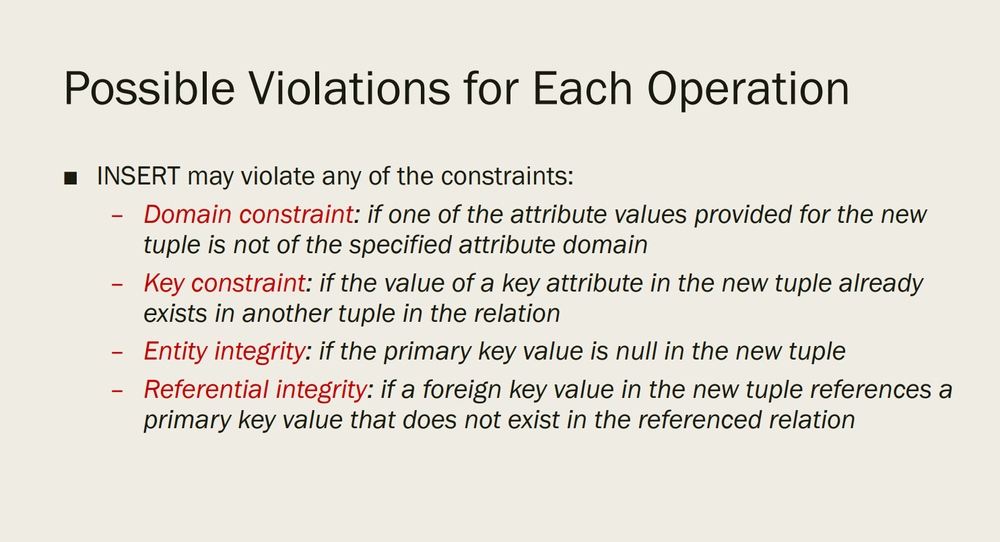
#> input picture image.png, 1000 x 542 px, shrunk from 1485 x 805 before the run
$ jupyter execute --allow-errors Assignment1.ipynb   (shell and % lines are left out)
#> lines starting #> are read from the running program, lines starting #| are printed output that depends on the picture; after the words box and inside, x2 and y2 are one past the last pixel; in counts of white or black regions, pixels touching at a corner belong together
<a href="https://colab.research.google.com/github/IVANTAKE/colab/blob/main/Assignment1.ipynb" target="_parent"></a>

1.**Set the environment and load the image**

[cell 1]
import cv2
import pytesseract
from pytesseract import Output
import numpy as np
import re
#import the libraries we need
img = cv2.imread('image.png') #load the image we are going to process
#> img is the input picture: shape (542, 1000, 3); mean B, G, R 214.3, 224.3, 227.4

# Adding custom options
custom_config = r'--oem 3 --psm 6'
pytesseract.image_to_string(img, config=custom_config)#convert the text in the image into a string
#> (this line was passed over: pytesseract is not available in this run)

2.**Display the original image**

[cell 2]
from google.colab.patches import cv2_imshow
#since the cv2.imshow() could not be used directly in googlecolab, we need to insert this code
cv2_imshow(img)

3.**Pre-process the Image**

[cell 3]
img = cv2.imread('image.png')

# get grayscale image
def get_grayscale(image):
    return cv2.cvtColor(image, cv2.COLOR_BGR2GRAY)
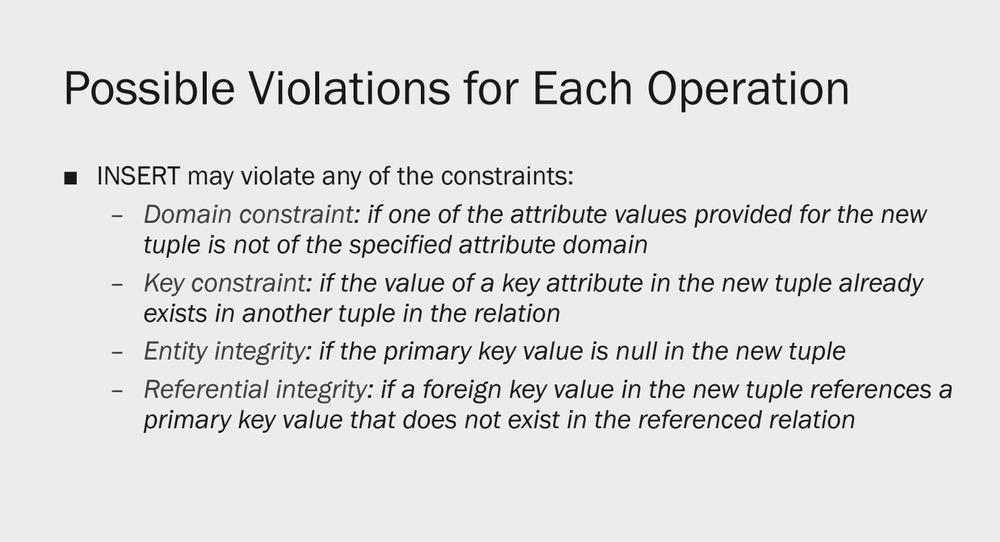
#> returned value: shape (542, 1000); min 0, max 255, mean 223.7

# noise removal
def remove_noise(image):
    return cv2.medianBlur(image,5)

#thresholding
def thresholding(image):
    return cv2.threshold(image, 0, 255, cv2.THRESH_BINARY + cv2.THRESH_OTSU)[1]
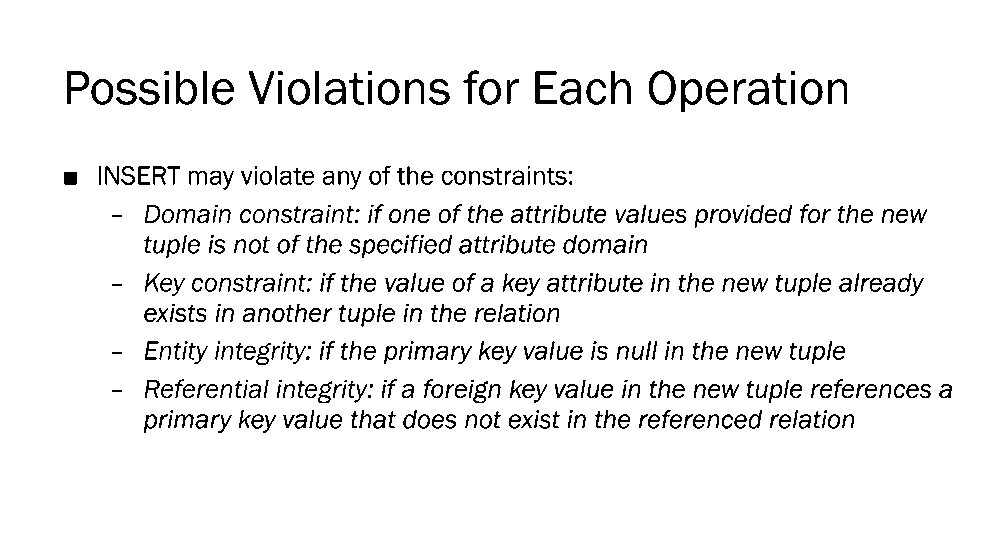
#> returned value: shape (542, 1000); 93.7% white; black in thin lines or dots, all inside (x1, y1, x2, y2) = (64, 70, 952, 433)

#dilation
def dilate(image):
    kernel = np.ones((5,5),np.uint8)
    return cv2.dilate(image, kernel, iterations = 1)

#erosion
def erode(image):
    kernel = np.ones((5,5),np.uint8)
    return cv2.erode(image, kernel, iterations = 1)

#opening - erosion followed by dilation
def opening(image):
    kernel = np.ones((5,5),np.uint8)
    return cv2.morphologyEx(image, cv2.MORPH_OPEN, kernel)
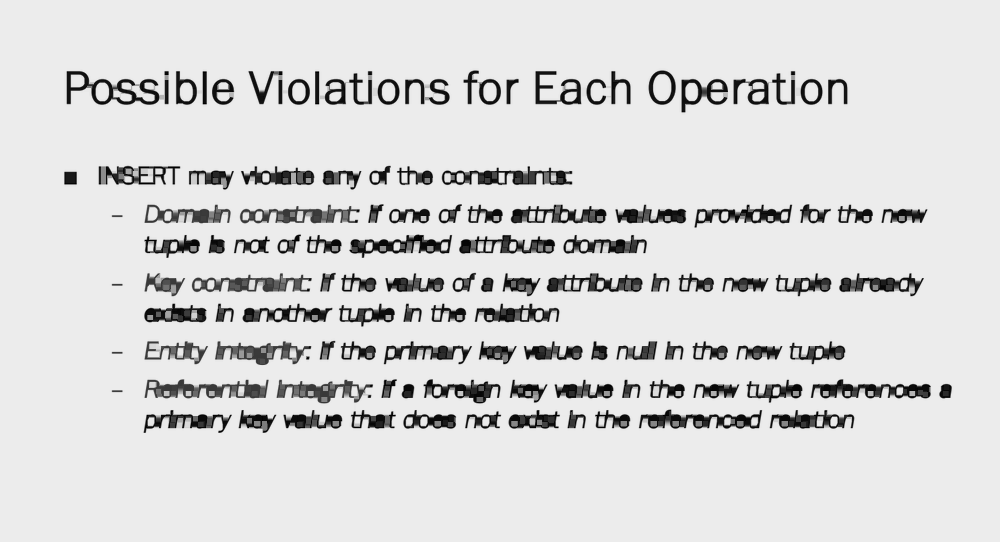
#> returned value: shape (542, 1000); min 0, max 236, mean 216.7

#canny edge detection
def canny(image):
    return cv2.Canny(image, 100, 200)
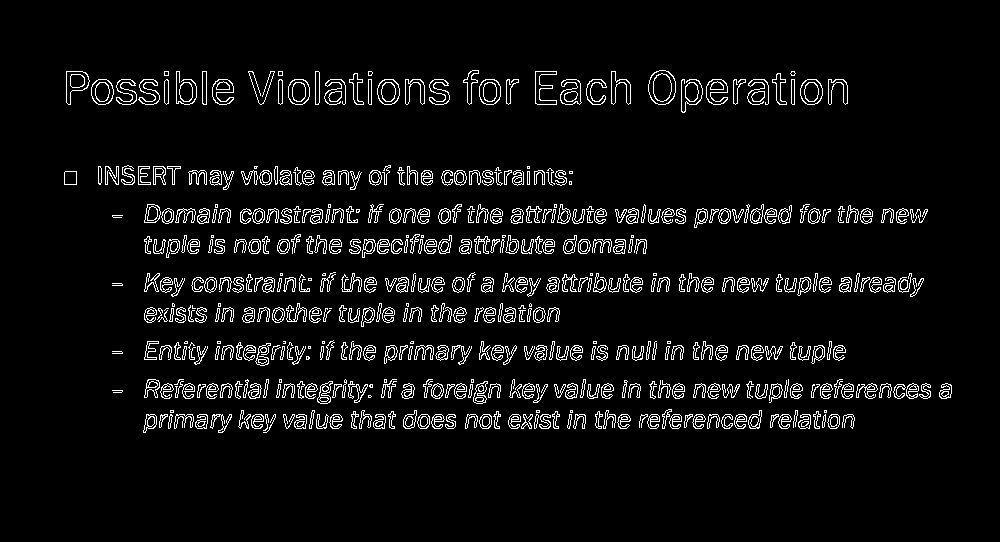
#> returned value: shape (542, 1000); 5.6% white in thin lines or dots, all inside (x1, y1, x2, y2) = (64, 70, 952, 433)

#skew correction
def deskew(image):
    coords = np.column_stack(np.where(image > 0))
    angle = cv2.minAreaRect(coords)[-1]
    if angle < -45:
        angle = -(90 + angle)
    else:
        angle = -angle
    (h, w) = image.shape[:2]
    center = (w // 2, h // 2)
    M = cv2.getRotationMatrix2D(center, angle, 1.0)
    rotated = cv2.warpAffine(image, M, (w, h), flags=cv2.INTER_CUBIC, borderMode=cv2.BORDER_REPLICATE)
    return rotated

#use the cv2.matchTemplate funtion to find the best matching position for a small image in a large image and return a matrix representing the degree of matching.
def match_template(image, template):
    return cv2.matchTemplate(image, template, cv2.TM_CCOEFF_NORMED)

[cell 4]
image = cv2.imread('image.png')
gray = get_grayscale(image)
thresh = thresholding(gray)
opening = opening(gray)
canny = canny(gray)
#Set up pre names for each image processing to facilitate subsequent display

[cell 5]
img = gray
cv2_imshow(img)
# Adding custom options
custom_config = r'--oem 3 --psm 6'
pytesseract.image_to_string(img, config=custom_config)
#> (this line was passed over: pytesseract is not available in this run)

[cell 6]
img = thresh
cv2_imshow(img)
# Adding custom options
custom_config = r'--oem 3 --psm 6'
pytesseract.image_to_string(img, config=custom_config)
#> (this line was passed over: pytesseract is not available in this run)

[cell 7]
img = opening
cv2_imshow(img)
# Adding custom options
custom_config = r'--oem 3 --psm 6'
pytesseract.image_to_string(img, config=custom_config)
#> (this line was passed over: pytesseract is not available in this run)

[cell 8]
img = canny
cv2_imshow(img)
# Adding custom options
custom_config = r'--oem 3 --psm 6'
pytesseract.image_to_string(img, config=custom_config)
#> (this line was passed over: pytesseract is not available in this run)

4.**Text Detection**

[cell 9]
img = cv2.imread('image.png')

#> (the rest of this cell did not finish here and is left out)

[cell 10]
#This code is used to detect the letters in the image
img = cv2.imread('image.png')

h, w, c = img.shape #get the height, width, and number of channels of the image
#> h = 542; w = 1000; c = 3
#> (the rest of this cell did not finish here and is left out)

[cell 11]
#This coed is used to detect the words in the image
img = cv2.imread('image.png')
#> (the rest of this cell did not finish here and is left out)

[cell 12]
#This code is used to detect specific words
img = cv2.imread('image.png')
#> (the rest of this cell did not finish here and is left out)

[cell 13]
custom_config = r'--oem 3 --psm 6 outputbase digits'
print(pytesseract.image_to_string(img, config=custom_config))
#> (this line was passed over: pytesseract is not available in this run)
#This code is used to identify numbers in the image, but the image I selected does not have a single number, yet it still recognizes many numbers, which troubles me

[cell 14]
custom_config = r'-c tessedit_char_blacklist=0123456789 --psm 6'
pytesseract.image_to_string(img, config=custom_config)
#> (this line was passed over: pytesseract is not available in this run)
